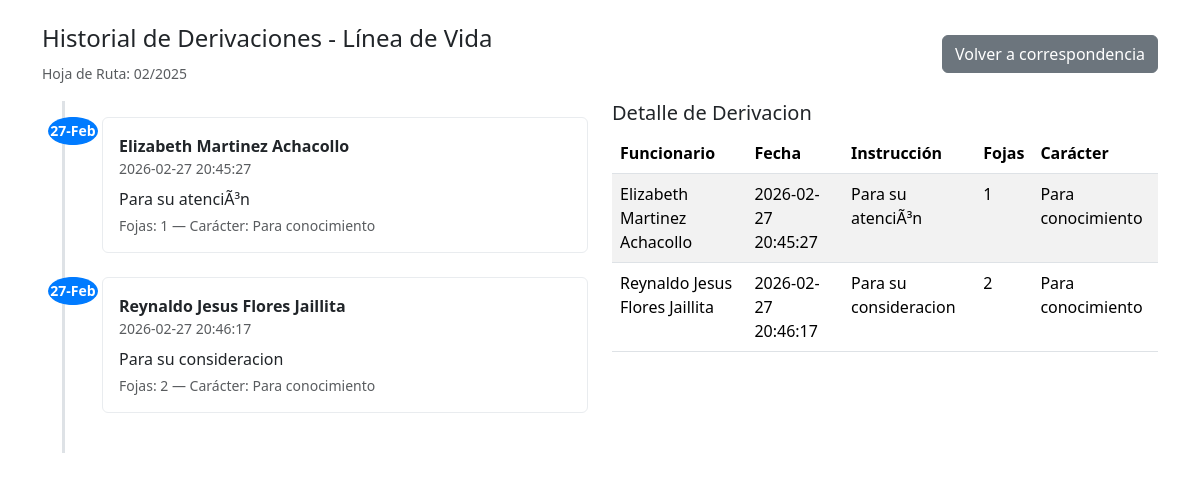
Page /derivacion/index.php?id=2 on the earlier database version.
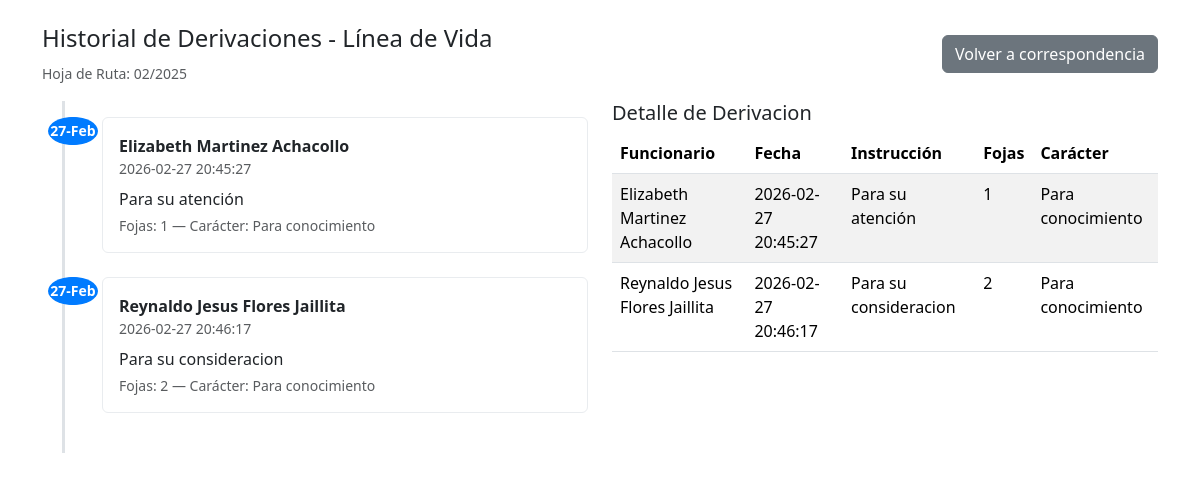
Same page on the later database version.
### tables this page shows
CREATE TABLE `correspondencia` (
  `id` int(11) NOT NULL,
  `hojaruta` varchar(255) NOT NULL,
  `remitente_id` int(11) DEFAULT NULL,
  `remitente_externo` varchar(255) DEFAULT NULL,
  `idfuncionario_enturno` int(11) DEFAULT NULL,
  `tipo_remitente` enum('interno','externo') NOT NULL DEFAULT 'externo',
  `remitente` varchar(255) NOT NULL,
  `referencia` text NOT NULL,
  `fojas` int(11) NOT NULL,
  `fecha` timestamp NOT NULL DEFAULT current_timestamp(),
  `estado` varchar(255) NOT NULL,
  `actualizado_en` timestamp NULL DEFAULT NULL,
  `eliminado_en` timestamp NULL DEFAULT NULL
);

CREATE TABLE `derivacion` (
  `id` int(11) NOT NULL,
  `id_correspondencia` int(11) NOT NULL,
  `id_funcionario` int(11) NOT NULL,
  `fecha_derivacion` timestamp NOT NULL DEFAULT current_timestamp(),
  `instruccion_adicional` text DEFAULT NULL,
  `fojas` int(11) NOT NULL,
  `caracter` varchar(25) NOT NULL
);

CREATE TABLE `funcionario` (
  `id` int(11) NOT NULL,
  `ci` int(11) NOT NULL,
  `nombre` varchar(100) NOT NULL,
  `paterno` varchar(60) NOT NULL,
  `materno` varchar(60) NOT NULL,
  `usuario` varchar(50) NOT NULL,
  `password` varchar(255) NOT NULL,
  `rol` varchar(25) DEFAULT NULL,
  `id_puesto` int(11) NOT NULL,
  `estado` varchar(12) NOT NULL,
  `creado_en` timestamp NOT NULL DEFAULT current_timestamp(),
  `actualizado_en` timestamp NOT NULL DEFAULT current_timestamp(),
  `eliminado_en` timestamp NOT NULL DEFAULT current_timestamp()
);

### derivacion/index.php (the view, shortened to what this page needs)
<?php
require '../db.php';
$id = $_POST['id'] ?? $_GET['id'] ?? null;
$stmt = $pdo->prepare("SELECT id, hojaruta, remitente, referencia, fojas, fecha, estado FROM correspondencia WHERE id = :id");
$stmt->execute([':id' => $id]);
$cor = $stmt->fetch(PDO::FETCH_ASSOC);
$sql = "SELECT d.*, f.nombre, f.paterno, f.materno
        FROM derivacion d
        LEFT JOIN funcionario f ON f.id = d.id_funcionario
        WHERE d.id_correspondencia = :id
        ORDER BY d.fecha_derivacion ASC";
$stmt2 = $pdo->prepare($sql);
$stmt2->execute([':id' => $id]);
$derivaciones = $stmt2->fetchAll(PDO::FETCH_ASSOC);
?>
<!doctype html>
<html lang="es">
<head>
    <link href="https://cdn.jsdelivr.net/npm/bootstrap@5.3.2/dist/css/bootstrap.min.css" rel="stylesheet">
</head>
<body>
<div class="container mt-4">
    <div class="d-flex justify-content-between align-items-center mb-3">
        <div>
            <h4>Historial de Derivaciones - Línea de Vida</h4>
            <small class="text-muted">Hoja de Ruta: <?php echo htmlspecialchars($cor['hojaruta']); ?></small>
        </div>
        <div>
            <a href="../correspondencia/index.php" class="btn btn-secondary">Volver a correspondencia</a>
        </div>
    </div>
    <div class="row">
        <div class="col-lg-6">
            <div class="timeline">
                <?php if (empty($derivaciones)): ?>
                    <div class="alert alert-info">No hay derivaciones registradas para esta correspondencia.</div>
                <?php else: ?>
                    <?php foreach ($derivaciones as $d): ?>
                        <div class="timeline-item">
                            <div class="time-marker">
                                <div class="circle"><?php echo date('d-M', strtotime($d['fecha_derivacion'])); ?></div>
                            </div>
                            <div class="card p-2">
                                <div class="card-body p-2">
                                    <strong><?php echo htmlspecialchars(trim(($d['nombre'] ?? '') . ' ' . ($d['paterno'] ?? '') . ' ' . ($d['materno'] ?? ''))); ?></strong>
                                    <div class="text-muted small"><?php echo htmlspecialchars($d['fecha_derivacion']); ?></div>
                                    <p class="mb-0 mt-2"><?php echo nl2br(htmlspecialchars($d['instruccion_adicional'] ?? '')); ?></p>
                                    <div class="small text-muted mt-1">Fojas: <?php echo htmlspecialchars($d['fojas']); ?> — Carácter: <?php echo htmlspecialchars($d['caracter']); ?></div>
                                </div>
                            </div>
                        </div>
                    <?php endforeach; ?>
                <?php endif; ?>
            </div>
        </div>
        <div class="col-lg-6">
            <h5>Detalle de Derivacion</h5>
            <table class="table table-striped">
                <thead>
                <tr>
                    <th>Funcionario</th>
                    <th>Fecha</th>
                    <th>Instrucción</th>
                    <th>Fojas</th>
                    <th>Carácter</th>
                </tr>
                </thead>
                <tbody>
                <?php if (!empty($derivaciones)): ?>
                    <?php foreach ($derivaciones as $d): ?>
                        <tr>
                            <td><?php echo htmlspecialchars(trim(($d['nombre'] ?? '') . ' ' . ($d['paterno'] ?? '') . ' ' . ($d['materno'] ?? ''))); ?></td>
                            <td><?php echo htmlspecialchars($d['fecha_derivacion']); ?></td>
                            <td><?php echo nl2br(htmlspecialchars($d['instruccion_adicional'] ?? '')); ?></td>
                            <td><?php echo htmlspecialchars($d['fojas']); ?></td>
                            <td><?php echo htmlspecialchars($d['caracter']); ?></td>
                        </tr>
                    <?php endforeach; ?>
                <?php else: ?>
                    <tr><td colspan="5">Sin registros</td></tr>
                <?php endif; ?>
                </tbody>
            </table>
        </div>
    </div>
</div>
</body>
</html>

### derivacion/index.php (style rules this page uses)
.timeline { position: relative; padding: 1rem 0; }
.timeline::before { content: ''; position: absolute; left: 20px; top: 0; bottom: 0; width: 3px; background: #dee2e6; }
.timeline-item { position: relative; margin-left: 60px; margin-bottom: 1.5rem; }
.timeline-item .time-marker { position: absolute; left: -43px; width: 28px; height: 28px; border-radius: 50%; background: #0d6efd; color: #fff; display: flex; align-items: center; justify-content: center; font-size: 14px; }
.timeline-item .card { box-shadow: none; border: 1px solid #e9ecef; }
.time-marker { display: flex; flex-direction: column; align-items: center; gap: 4px; }
.circle { width: 50px; height: 60px; border-radius: 50%; background-color: #007bff; color: #fff; display: flex; align-items: center; justify-content: center; font-weight: bold; }

Differences in the rows shown:
changed derivacion "Elizabeth Martinez Achacollo": instruccion_adicional "Para su atenciÃ³n" → "Para su atención"
